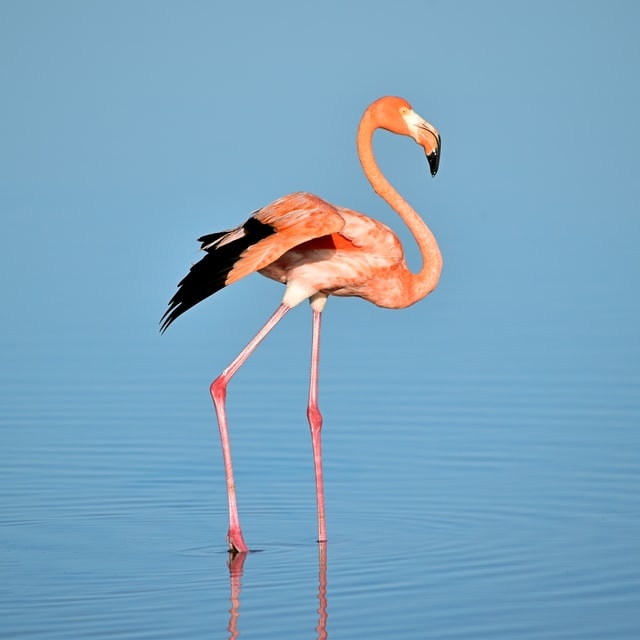
#> input picture 8_transformation/images/flemingo.jpg, 640 x 640 px
$ jupyter execute 2_rotation.ipynb
#> lines starting #> are read from the running program, lines starting #| are printed output that depends on the picture
[cell 1]
import cv2
import numpy as np

[cell 2]
img = cv2.imread("./images/flemingo.jpg")
#> img is the input picture: shape (640, 640, 3); mean B, G, R 191.3, 164.6, 123.7

[cell 3]
def display(win, image):
    cv2.imshow(win, image)
    cv2.waitKey(0)
    cv2.destroyAllWindows()

[cell 4]
center = (img.shape[1]//2, img.shape[0]//2)
#> center = (320, 320)
center
#> Out = (320, 320)

[cell 5]
M = cv2.getRotationMatrix2D(center, 45, 0.8)
M

[cell 6]
rotate_45 = cv2.warpAffine(img, M, (img.shape[1], img.shape[0]))
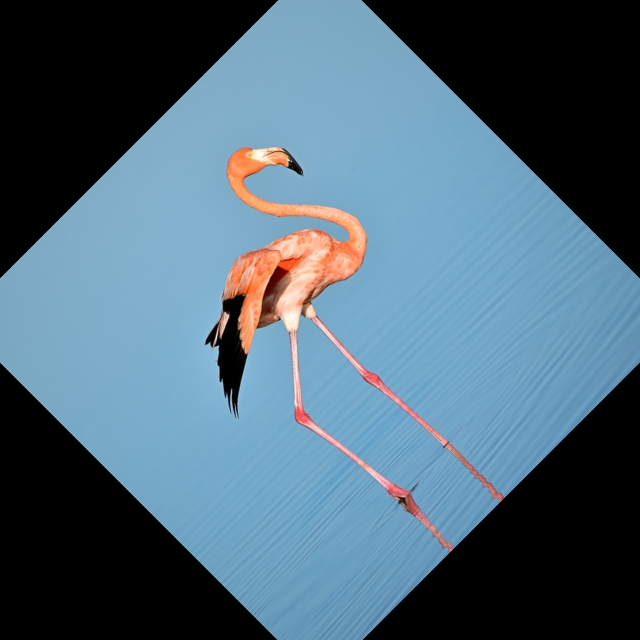
#> rotate_45: shape (640, 640, 3); mean B, G, R 119.3, 102.7, 77.3
display('rotate_45', rotate_45)

[cell 7]
def rotation(img, angle, scale):
#> called with angle = 180, scale = 1
    center = (img.shape[1]//2, img.shape[0]//2)
#> center = (320, 320)
    M = cv2.getRotationMatrix2D(center, angle, scale)
    rotate = cv2.warpAffine(img, M, (img.shape[1], img.shape[0]))
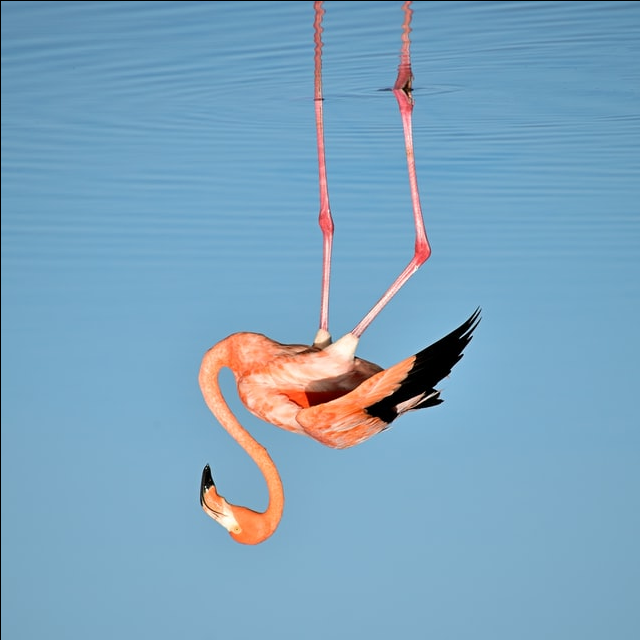
#> rotate: shape (640, 640, 3); mean B, G, R 190.7, 164.1, 123.3
    display('rotate', rotate)
